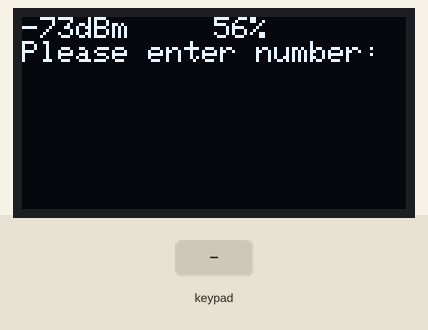
A sketch run on a simulated Arduino Uno, built with avr-gcc and run on an emulated ATmega328P. On the bench: 128×64 one-colour display. Inputs (shaded band) come from the test bench. The modem accepts every AT command (registered, SIM ready, sends succeed) and sends nothing else; what the sketch prints to the serial monitor is not drawn.

Above: at 2.2 s.
2.3 s: key '+' pressed
At 3.4 s:
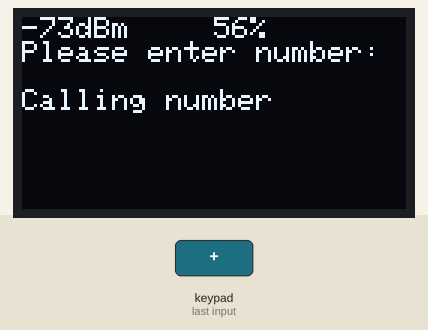
3.8 s: keypad keys 2 3 4 5 6 pressed 0.4 s apart
At 5.7 s:
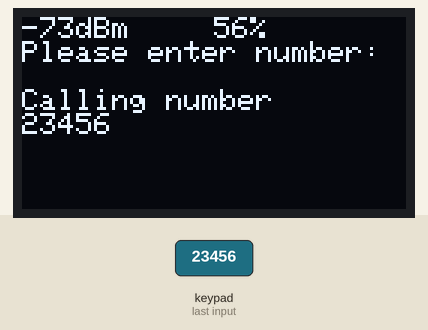
7.3 s: keypad keys 2 3 4 5 6 * pressed 0.4 s apart
At 9.6 s:
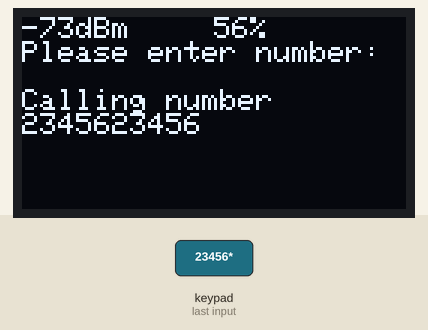
11.2 s: keypad keys 2 3 4 5 6 # pressed 0.4 s apart
At 12.8 s:
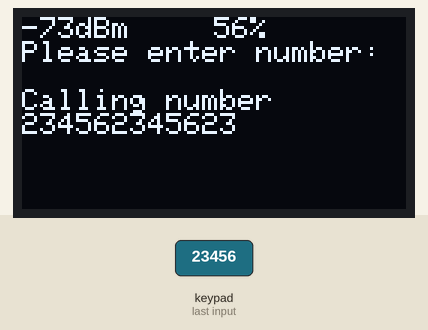
15.1 s: key '-' pressed
At 15.6 s:
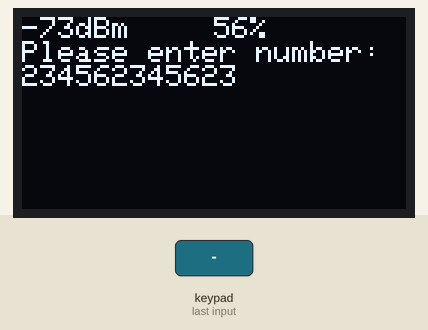
Timing chart, 0 to 18.1 s (numbered marks = the images above; inputs shaded):
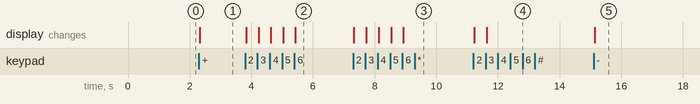

Measured:
- after the input at 2.3 s, the display: changes at once (image 1)
- after the input at 3.8 s, the display: first changes at once (image 2 shows a later state)
- after the input at 7.3 s, the display: first changes at once (image 3 shows a later state)
- after the input at 11.2 s, the display: first changes at once (image 4 shows a later state)
- after the input at 15.1 s, the display: changes at once (image 5)

The sketch:

demo_phone.ino
```cpp
/*
Program description: Test program that joins the OLED, keypad and SIM800L module in one system!
Author: Andrey Miroshnikov
Date Created: 22/07/12017
Last Updated: 22/07/12017
*/

//------------------------------------------Includes
#include <Keypad.h>

#include <Wire.h>
#include <Adafruit_GFX.h>
#include <Adafruit_SSD1306.h>

#include <SoftwareSerial.h>
//------------------------------------------Declarations
//Keypad
const byte ROWS = 5; //four rows
const byte COLS = 3; //four columns
//define the cymbols on the buttons of the keypads
char hexaKeys[ROWS][COLS] = {
  {'+',' ','-'},
  {'1','2','3'},
  {'4','5','6'},
  {'7','8','9'},
  {'*','0','#'}
};
byte rowPins[ROWS] = {2, 3, 4, 5, 6}; //connect to the row pinouts of the keypad
byte colPins[COLS] = {7, 8, 9}; //connect to the column pinouts of the keypad
char buf[13]; //input buffer
int bufIndex = 0;
boolean controlCharFlag = false; //indicates whether control key was pressed that shouldn't be printed to OLED/Serial
//OLED
#define OLED_RESET 4
String batteryLevel = "56";
String rssiLevel = "20";
//SIM800
#define SIM800_TX_PIN 12
#define SIM800_RX_PIN 11
char toSend[24];

//------------------------------------------Class instantiation
//initialize an instance of class NewKeypad
Keypad customKeypad = Keypad( makeKeymap(hexaKeys), rowPins, colPins, ROWS, COLS);
Adafruit_SSD1306 display(OLED_RESET);
SoftwareSerial serialSIM800(SIM800_TX_PIN,SIM800_RX_PIN);

//------------------------------------------Setup
void setup(){
  Serial.begin(9600);//For testing
  display.begin(SSD1306_SWITCHCAPVCC, 0x3C);  // initialize with the I2C addr 0x3D (for the 128x64)
  display.clearDisplay();
  // text display tests
  display.setTextSize(1);
  display.setTextColor(WHITE);
  display.setCursor(0,0);
  display.println("-"+RSSItoDBM(rssiLevel)+"dBm");
  display.setCursor(64,0);
  display.print(batteryLevel+"%");
  display.println(" ");
  display.println("Please enter number:");
  display.display();

  serialSIM800.begin(9600);
  delay(1000);
  Serial.println("Setup Complete!");
}
//------------------------------------------Main loop
void loop(){
  char customKey = customKeypad.getKey();
  controlCharFlag = ((customKey == '+') || (customKey == '*') || (customKey == '-') || customKey == ('#'));
  if (customKey=='+'){
    display.println(" ");
    display.println("Calling number");
    display.display();
    //Code for ATD command
    sprintf(toSend,"ATD+%s;\n", buf);
    serialSIM800.write(toSend);
  }
  if (customKey=='*'){
    Serial.println(buf);
    Serial.println("Length of buffer: "+String(sizeof(buf)));
    serialSIM800.write("AT\n");
  }
  if (customKey == '-'){
    if(bufIndex-1 < 0)
    {
      Serial.println("No numbers stored!!!");
    }
    else
    {
      strncpy(buf, buf, bufIndex);
      bufIndex--;
      Serial.println(bufIndex);
      redrawOLED();
    }
  }
  if (customKey == '#'){
  }
  if (customKey && !controlCharFlag){
    if ((bufIndex+1) == sizeof(buf))
    {
      Serial.println("Cannot input anymore characters!!");
    }
    else
    {
      buf[bufIndex] = customKey;
      bufIndex++;
      Serial.println(bufIndex);
      //Print to OLED here
    display.print(customKey);
    display.display();
    }
  }
  //Debugging SIM800
  if(serialSIM800.available()){
    Serial.write(serialSIM800.read());
  }
}

//------------------------------------------Function declaration
/*
 * Function for converting RSSI values to dBm (for more geeky display ;) )
 */
String RSSItoDBM(String rssiStrength)
{
  int result = rssiStrength.toInt();
  result = 113 - (2*result);
  return String(result);
}
/*
 * Redraw screen
 */
void redrawOLED()
{
  display.clearDisplay();
  // text display tests
  display.setTextSize(1);
  display.setTextColor(WHITE);
  display.setCursor(0,0);
  display.println("-"+RSSItoDBM(rssiLevel)+"dBm");
  display.setCursor(64,0);
  display.print(batteryLevel+"%");
  display.println(" ");
  display.println("Please enter number:");
  display.print(buf);
  display.display();
}
```
